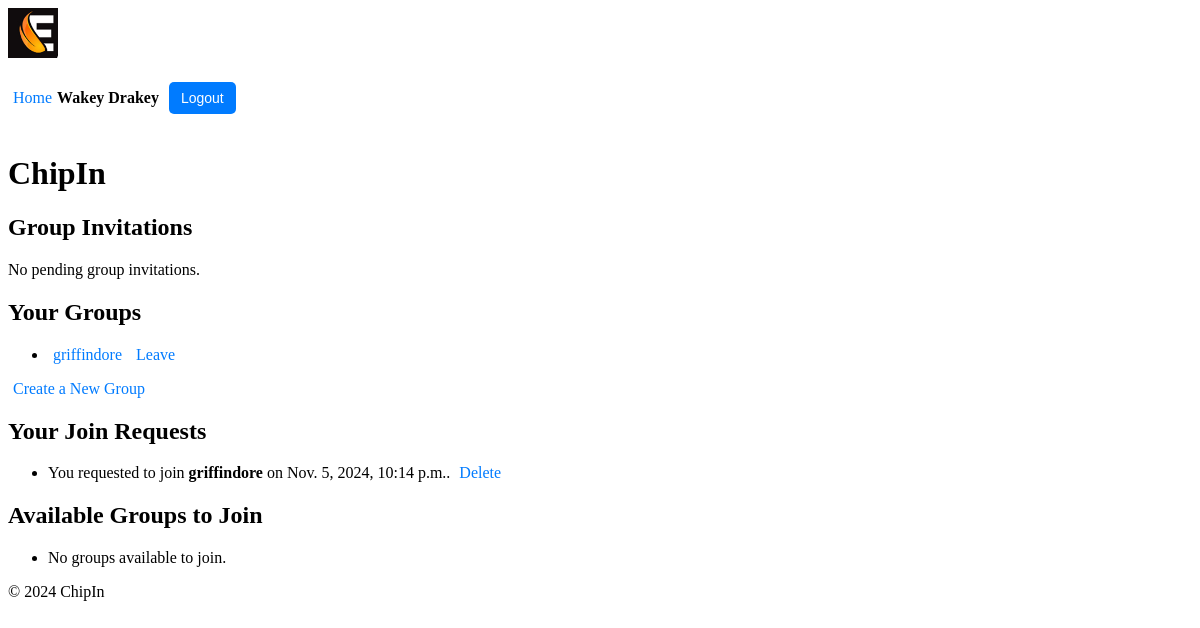
Screenshot of /chipin/ (signed in) with the database file from the repository.
### users/models.py (models this page shows, shortened)
class Profile(models.Model):
    user = models.OneToOneField(User, on_delete=models.CASCADE)
    first_name = models.CharField(max_length=30)
    surname = models.CharField(max_length=30)
    nickname = models.CharField(max_length=30, unique=True, null=False, blank=False)
    max_spend = models.DecimalField(max_digits=10, decimal_places=2, default=100.00)  # Max spend for each event
    balance = models.DecimalField(max_digits=10, decimal_places=2, default=100.00)  # User's current balance

### chipin/models.py (models this page shows, shortened)
class Group(models.Model):
    name = models.CharField(max_length=100)
    admin = models.ForeignKey(User, related_name='admin_groups', on_delete=models.CASCADE)
    members = models.ManyToManyField(User, related_name='group_memberships', blank=True)
    invited_users = models.ManyToManyField(User, related_name='pending_invitations', blank=True)

class GroupJoinRequest(models.Model):
    user = models.ForeignKey(User, on_delete=models.CASCADE)
    group = models.ForeignKey(Group, on_delete=models.CASCADE, related_name='join_requests')
    is_approved = models.BooleanField(default=False)
    votes = models.ManyToManyField(User, related_name='votes', blank=True)  # Tracks users who voted
    created_at = models.DateTimeField(auto_now_add=True)

### chipin/views.py (the view)
# urls.py: path("", views.home, name="home"),
@login_required
def home(request):
    user = request.user
    pending_invitations = user.pending_invitations.all() # Get pending group invitations for the current user
    user_groups = user.group_memberships.all()  # Get groups the user is a member of
    user_join_requests = GroupJoinRequest.objects.filter(user=user)  # Get join requests sent by the user
    available_groups = Group.objects.exclude(members=user).exclude(join_requests__user=user) # Get groups the user is not a member of and the user has not requested to join
    context = {
        'pending_invitations': pending_invitations,
        'user_groups': user_groups,
        'user_join_requests': user_join_requests,
        'available_groups': available_groups
    }
    return render(request, 'chipin/home.html', context)

### chipin/context_processors.py (called while the page is built)
def user_profile(request):
    if request.user.is_authenticated:
        try:
            return {'nickname': request.user.profile.nickname}
        except Profile.DoesNotExist:
            return {'nickname': request.user.username}  # Fallback to username if no profile exists
    return {}

### chipin/templates/chipin/home.html (shortened to what this page needs)
{% extends 'chipin/base.html' %}
{% load static %}
{% block content %}
    <h1>ChipIn</h1>
    <h2>Group Invitations</h2>
    <div class="invitation-notification">
        {% if pending_invitations %}
            <ul>
                {% for group in pending_invitations %}
                    <li>
                        You have been invited to join <strong>{{ group.name }}</strong>.
                        <a href="{% url 'chipin:accept_invite' group.id %}?user_id={{ request.user.id }}">Accept</a>
                    </li>
                {% empty %}
                    <li>No pending group invitations.</li>
                {% endfor %}
            </ul>
        {% else %}
            <p>No pending group invitations.</p>
        {% endif %}
    </div>
    <h2>Your Groups</h2>
    <ul>
        {% for group in user.group_memberships.all %}
        <li>
            <a href="{% url 'chipin:group_detail' group.id %}">{{ group.name }}</a>
            {% if group.admin == request.user %}
                <a href="{% url 'chipin:delete_group' group.id %}" onclick="return confirm('Are you sure you want to delete this group?');">Delete</a>
            {% else %}
                <a href="{% url 'chipin:leave_group' group.id %}" onclick="return confirm('Are you sure you want to leave this group?');">Leave</a>
            {% endif %}
        </li>
        {% empty %}
        <li>You are not a member of any group yet.</li>
        {% endfor %}
    </ul>
    <a href="{% url 'chipin:create_group' %}">Create a New Group</a>
    <h2>Your Join Requests</h2>
    <ul>
        {% for join_request in user_join_requests %}
        <li>
            You requested to join <strong>{{ join_request.group.name }}</strong> on {{ join_request.created_at }}.
            <a href="{% url 'chipin:delete_join_request' join_request.id %}" onclick="return confirm('Are you sure you want to delete this join request?');">Delete</a>
        </li>
        {% empty %}
        <li>You have not submitted any join requests.</li>
        {% endfor %}
    </ul>
    <h2>Available Groups to Join</h2>
    <ul>
        {% for group in available_groups %}
        <li>
            <a href="{% url 'chipin:group_detail' group.id %}">{{ group.name }}</a>
            <span>- Admin: {{ group.admin.profile.nickname }}</span>
        </li>
        {% empty %}
        <li>No groups available to join.</li>
        {% endfor %}
    </ul>
{% endblock %}

### chipin/templates/chipin/base.html (shortened to what this page needs)
{% load static %}
<!DOCTYPE html>
<html lang="en">
<head>
    <link rel="stylesheet" href="{% static 'chipin/styles.css' %}">
</head>
<body>
    <header>
        <div class="logo">
            <img src="{% static 'chipin/logo_90.jpg' %}" alt="ChipIn Logo">
        </div>
        <div class="user-info">
            {% if request.user.is_authenticated %}
                <a href="{% url 'chipin:home' %}">Home</a> <span>{{ request.user.profile.nickname }}</span>
                <form action="{% url 'users:logout' %}" method="post">
                    <button type="submit">Logout</button>
                </form>
            {% else %}
                <a href="{% url 'users:login' %}">Login</a> <a href="{% url 'users:register' %}">Register</a>
            {% endif %}
        </div>
    </header>
    <main>
        {% block content %}
        {% endblock %}
    </main>
    <footer>
        <p>&copy; 2024 ChipIn</p>
    </footer>
</body>
</html>

### chipin/static/chipin/styles.css (style rules this page uses)
.logo img { max-height: 50px; }
.user-info { display: flex; align-items: center; font-size: 16px; }
.user-info span { margin-right: 10px; font-weight: bold; }
.user-info button { background-color: #007BFF; color: white; border: none; padding: 8px 12px; cursor: pointer; border-radius: 5px; font-size: 14px; }
button { background-color: #28a745; color: white; border: none; padding: 10px 15px; cursor: pointer; border-radius: 5px; font-size: 14px; margin-top: 20px; margin-bottom: 20px; }
a { color: #007BFF; text-decoration: none; padding: 5px }

### rows the page displays
Group: name "griffindore", shows "Leave"
GroupJoinRequest: group.name "griffindore", created_at "Nov. 5, 2024, 10:14 p.m."

### other values shown
{{ request.user.profile.nickname }} "Wakey Drakey"
